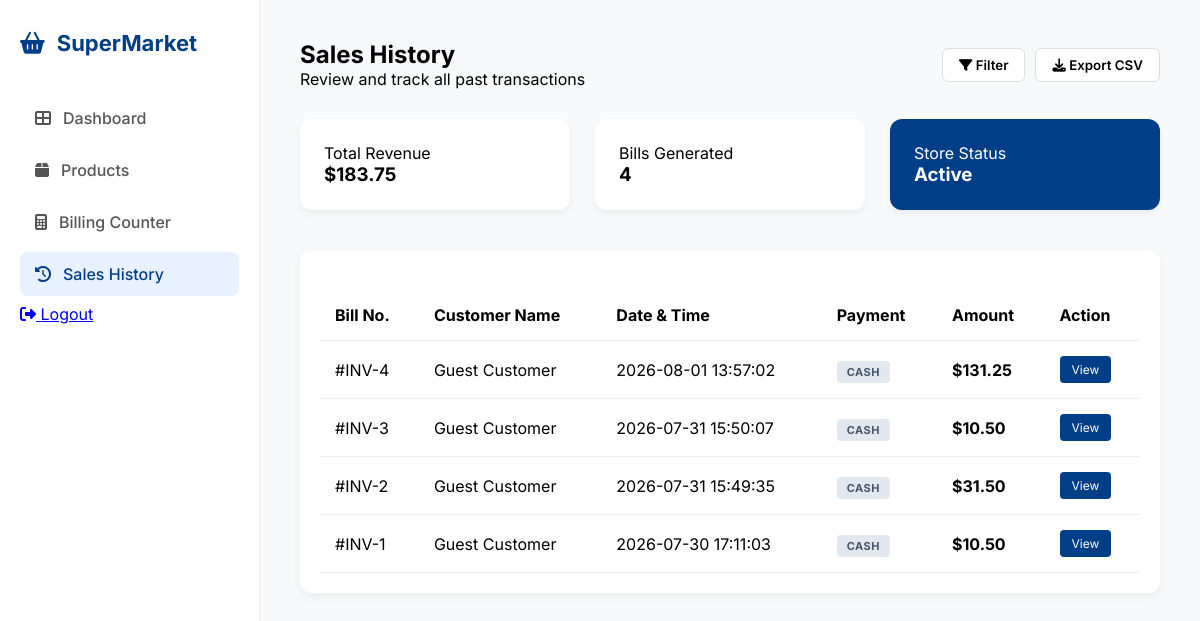
Before: /history (signed in) with the older database file.
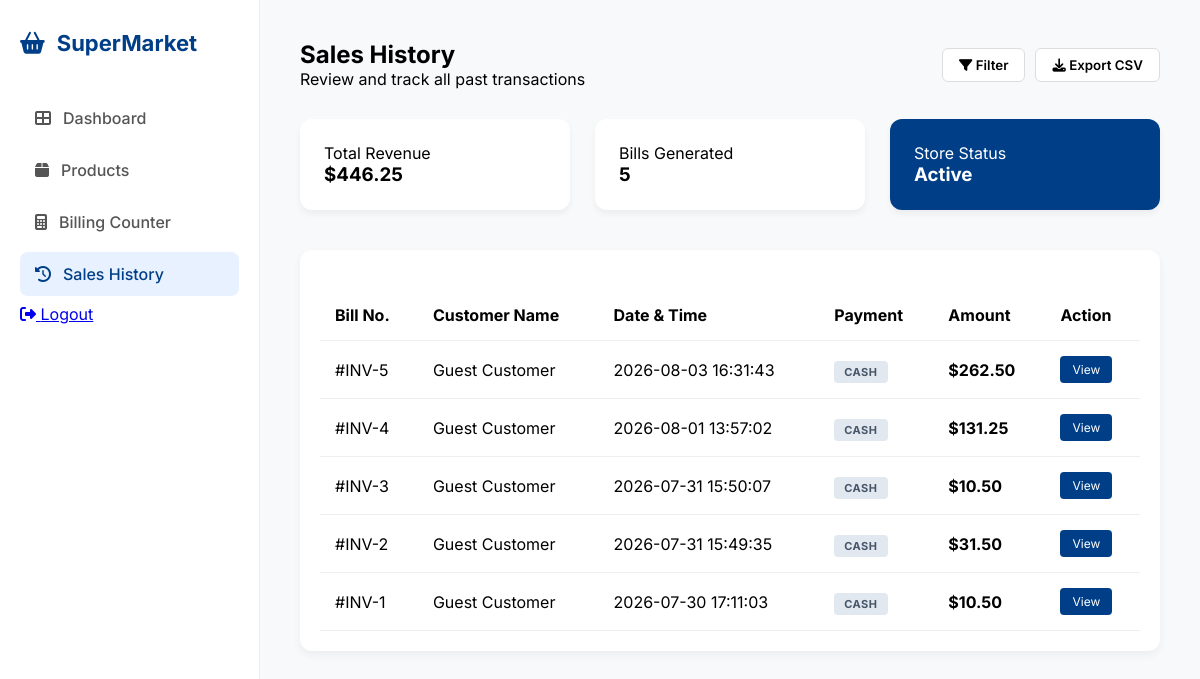
After: the same page with the newer database file.
### tables this page shows
CREATE TABLE sales (
            id INTEGER PRIMARY KEY AUTOINCREMENT,
            customer_name TEXT,
            total_amount REAL,
            date_time DATETIME DEFAULT CURRENT_TIMESTAMP
        );

### app.py (the view)
@app.route('/history')
def history():
    if 'user' not in session:
        return redirect(url_for('login'))
    conn = get_db_connection()
    all_sales = conn.execute('SELECT * FROM sales ORDER BY id DESC').fetchall()
    total_revenue = 0
    for sale in all_sales:
        total_revenue += sale['total_amount']
    bill_count = len(all_sales)
    conn.close()
    return render_template('history.html', sales=all_sales, total=total_revenue, count=bill_count)

### app.py (called while the page is built)
def get_db_connection():
    conn = sqlite3.connect('supermarket.db')
    conn.row_factory = sqlite3.Row
    return conn

### templates/history.html (shortened to what this page needs)
<!DOCTYPE html>
<html lang="en">
<head>
    <link rel="stylesheet" href="https://cdnjs.cloudflare.com/ajax/libs/font-awesome/6.4.0/css/all.min.css">
    <link rel="stylesheet" href="{{ url_for('static', filename='style.css') }}">
</head>
<body class="dashboard-page">
    <div class="dashboard-wrapper">
        <aside class="sidebar">
            <div class="sidebar-brand">
                <i class="fas fa-shopping-basket"></i>
                <span>SuperMarket</span>
            </div>
            <nav class="nav-links">
                <a href="/dashboard" class="nav-item"><i class="fas fa-th-large"></i> Dashboard</a>
                <a href="/products" class="nav-item"><i class="fas fa-box"></i> Products</a>
                <a href="/billing" class="nav-item"><i class="fas fa-calculator"></i> Billing Counter</a>
                <a href="/history" class="nav-item active"><i class="fas fa-history"></i> Sales History</a>
            </nav>
            <div class="sidebar-footer">
                <a href="/logout"><i class="fas fa-sign-out-alt"></i> Logout</a>
            </div>
        </aside>
        <main class="main-content">
            <header class="top-header">
                <div class="header-info">
                    <h2>Sales History</h2>
                    <p>Review and track all past transactions</p>
                </div>
                <div class="header-buttons">
                    <button class="btn-outline"><i class="fas fa-filter"></i> Filter</button>
                    <button class="btn-outline"><i class="fas fa-download"></i> Export CSV</button>
                </div>
            </header>
            <div class="stats-grid">
    <div class="stat-card">
        <p>Total Revenue</p>
        <h3>${{ "%.2f"|format(total) }}</h3>
    </div>
    <div class="stat-card">
        <p>Bills Generated</p>
        <h3>{{ count }}</h3>
    </div>
    <div class="stat-card blue-card">
        <p>Store Status</p>
        <h3>Active</h3>
    </div>
</div>
            <div class="history-table-card">
                <table class="data-table">
                    <thead>
                        <tr>
                            <th>Bill No.</th>
                            <th>Customer Name</th>
                            <th>Date & Time</th>
                            <th>Payment</th>
                            <th>Amount</th>
                            <th>Action</th>
                        </tr>
                    </thead>
                    <tbody>
    {% for sale in sales %}
    <tr>
        <td>#INV-{{ sale['id'] }}</td>
        <td>{{ sale['customer_name'] }}</td>
        <td>{{ sale['date_time'] }}</td>
        <td><span class="pay-badge cash">CASH</span></td>
        <td><strong>${{ "%.2f"|format(sale['total_amount']) }}</strong></td>
        <td><button class="btn-view-small">View</button></td>
    </tr>
    {% endfor %}
</tbody>
                </table>
            </div>
        </main>
    </div>
</body>
</html>

### static/style.css (style rules this page uses)
:root { --primary: #003f87; --bg: #fbf9f8; --white: #ffffff; --text: #1b1c1c; --text-muted: #64748b; --border: #e2e8f0; }
* { margin: 0; padding: 0; box-sizing: border-box; font-family: 'Inter', sans-serif; }
.dashboard-wrapper { display: flex; min-height: 100vh; background-color: #f8f9fa; }
.sidebar { width: 260px; background: white; border-right: 1px solid #eee; display: flex; flex-direction: column; padding: 30px 20px; }
.sidebar-brand { display: flex; align-items: center; gap: 12px; font-size: 22px; font-weight: 700; color: #003f87; margin-bottom: 40px; }
.nav-item { display: flex; align-items: center; gap: 12px; padding: 12px 15px; color: #555; text-decoration: none; margin-bottom: 8px; border-radius: 8px; font-weight: 500; }
.nav-item.active { background: #e7f1ff; color: #003f87; }
.main-content { flex: 1; padding: 40px; }
.top-header { display: flex; justify-content: space-between; align-items: center; margin-bottom: 30px; }
.stats-grid { display: grid; grid-template-columns: repeat(3, 1fr); gap: 25px; margin-bottom: 40px; }
.stat-card { background: white; padding: 24px; border-radius: 12px; box-shadow: 0 4px 6px rgba(0,0,0,0.05); }
.blue-card { background: #003f87; color: white; }
.data-table { width: 100%; border-collapse: collapse; margin-top: 20px; }
.data-table th, .data-table td { padding: 15px; text-align: left; border-bottom: 1px solid #eee; }
.history-table-card { background: white; padding: 20px; border-radius: 12px; box-shadow: 0 4px 10px rgba(0,0,0,0.05); margin-top: 20px; }
.pay-badge { padding: 4px 10px; border-radius: 4px; font-size: 11px; font-weight: 700; letter-spacing: 0.5px; }
.pay-badge.cash { background: #e2e8f0; color: #475569; }
.btn-outline { background: white; border: 1px solid #ddd; padding: 8px 16px; border-radius: 6px; cursor: pointer; font-weight: 600; margin-left: 10px; }
.btn-view-small { background: #003f87; color: white; border: none; padding: 6px 12px; border-radius: 4px; font-size: 12px; cursor: pointer; }
.header-buttons { display: flex; align-items: center; }

Changed rows visible on the page:
added sales: id "5", customer_name "Guest Customer", date_time "2026-08-03 16:31:43", total_amount "262.50"
Other visible differences:
{{ "%.2f"|format(total) }}: "183.75" → "446.25"
{{ count }}: "4" → "5"
